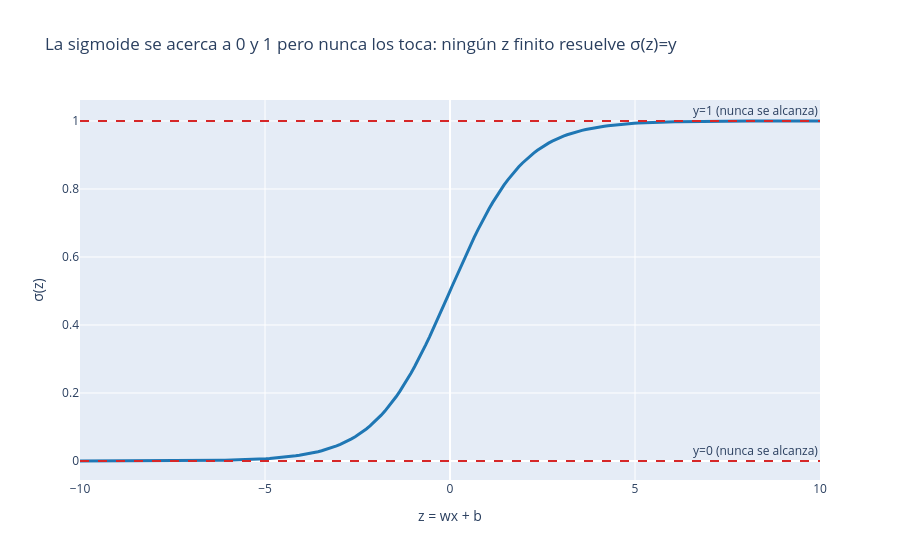

The notebook cell this image was saved under:
### Markdown cell above
Los coeficientes recuperados (`w1≈-1.12`, `w2≈2.01`, `b≈4.89`) están muy cerca
de los valores reales (`-1`, `2`, `5`; la diferencia es solo el ruido que
agregamos a los datos), y `n_iter_` **no existe** — scikit-learn resolvió esto
con álgebra directa, exactamente igual que con una recta. La curva en el
gráfico no es señal de que haga falta iterar: lo único que importa es cómo
aparecen los parámetros en la ecuación, no la forma que dibuja `x`. Esta es
también la idea detrás de la regresión polinomial que verás más adelante
(fila "Features polinomiales" en [GLOSARIO.md](../../../../GLOSARIO.md)).

### 1.2 Por qué la sigmoide de la regresión logística no se puede despejar

Ahora el otro lado: un caso donde de verdad no hay fórmula cerrada, y se
puede ver exactamente por qué. En regresión logística, el mínimo del costo
(*log loss*) se alcanza cuando, para cada observación,
$\sigma(z) = y$, con $z = wx+b$ y $y$ la etiqueta real (0 o 1). El problema
aparece al intentar despejar $w$ y $b$ de ahí: la sigmoide **nunca llega
exactamente** a 0 ni a 1, solo se acerca cada vez más a medida que $z$ crece o
decrece sin límite.

### Code cell
z = np.linspace(-10, 10, 200)
sigmoide = 1 / (1 + np.exp(-z))

fig = go.Figure()
fig.add_trace(go.Scatter(x=z, y=sigmoide, mode="lines", name="σ(z)", line={"color": "#1f77b4", "width": 3}))
fig.add_hline(y=1, line_dash="dash", line_color="#d62728", annotation_text="y=1 (nunca se alcanza)")
fig.add_hline(y=0, line_dash="dash", line_color="#d62728", annotation_text="y=0 (nunca se alcanza)")
fig.update_layout(
    title="La sigmoide se acerca a 0 y 1 pero nunca los toca: ningún z finito resuelve σ(z)=y",
    xaxis_title="z = wx + b", yaxis_title="σ(z)",
)
fig.show()

### Figure 1 — Plotly figure (JSON) as saved in the notebook; plotly's stock layout.template omitted (floating-point values rounded to 4 significant figures; data arrays with more than 128 entries replaced by an {"elided": "..."} marker saying what was removed)
{"data": [{"line": {"color": "#1f77b4", "width": 3}, "mode": "lines", "name": "σ(z)", "type": "scatter", "x": {"elided": "200 float values"}, "y": {"elided": "200 float values"}}], "layout": {"annotations": [{"showarrow": false, "text": "y=1 (nunca se alcanza)", "x": 1, "xanchor": "right", "xref": "x domain", "y": 1, "yanchor": "bottom", "yref": "y"}, {"showarrow": false, "text": "y=0 (nunca se alcanza)", "x": 1, "xanchor": "right", "xref": "x domain", "y": 0, "yanchor": "bottom", "yref": "y"}], "shapes": [{"line": {"color": "#d62728", "dash": "dash"}, "type": "line", "x0": 0, "x1": 1, "xref": "x domain", "y0": 1, "y1": 1, "yref": "y"}, {"line": {"color": "#d62728", "dash": "dash"}, "type": "line", "x0": 0, "x1": 1, "xref": "x domain", "y0": 0, "y1": 0, "yref": "y"}], "title": {"text": "La sigmoide se acerca a 0 y 1 pero nunca los toca: ningún z finito resuelve σ(z)=y"}, "xaxis": {"title": {"text": "z = wx + b"}}, "yaxis": {"title": {"text": "σ(z)"}}}}
